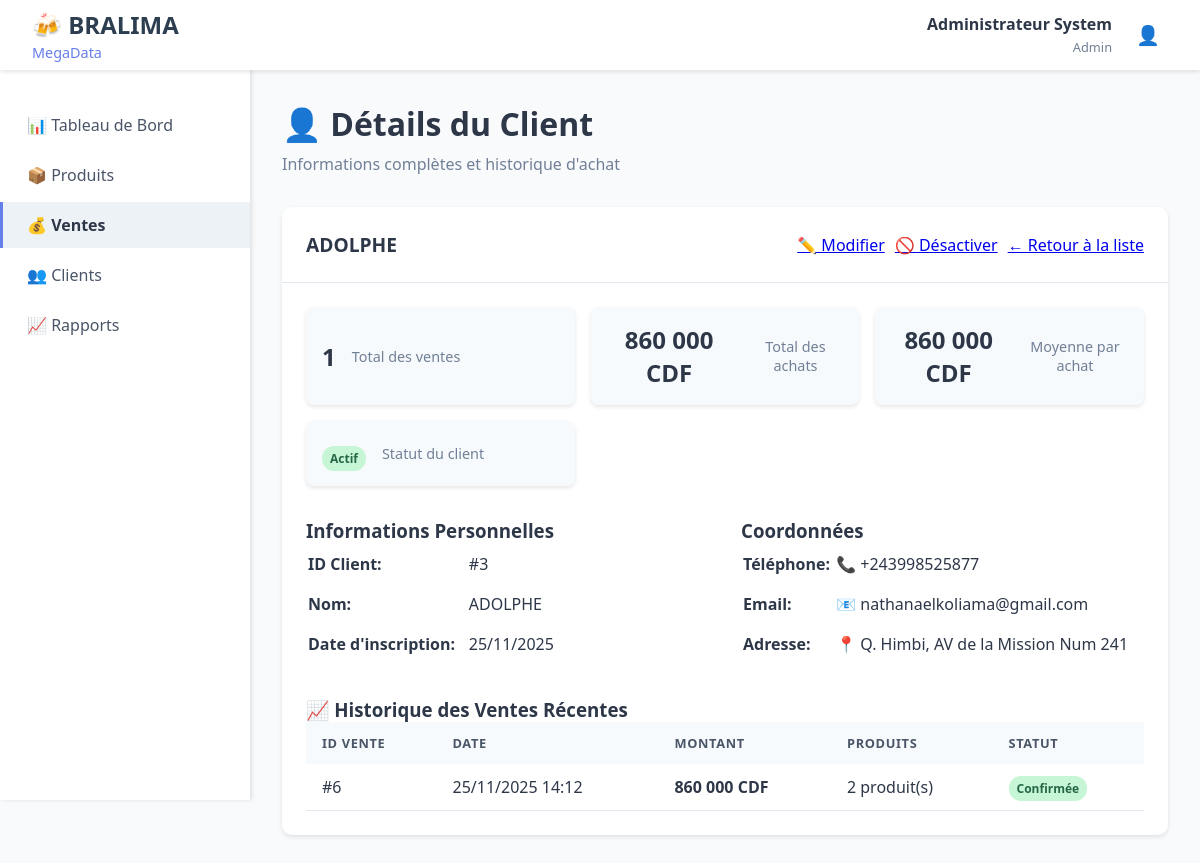
Screenshot of /modules/clients/details.php?id=3 (signed in) with the database file from the repository.
### tables this page shows
CREATE TABLE `clients` (
  `id_client` int(11) NOT NULL,
  `nom_client` varchar(100) NOT NULL,
  `adresse` text DEFAULT NULL,
  `telephone` varchar(20) DEFAULT NULL,
  `email` varchar(100) DEFAULT NULL,
  `date_creation` datetime DEFAULT current_timestamp(),
  `statut` enum('actif','inactif') DEFAULT 'actif'
);

CREATE TABLE `ventes` (
  `id_vente` int(11) NOT NULL,
  `id_client` int(11) DEFAULT NULL,
  `date_vente` datetime DEFAULT current_timestamp(),
  `montant_total` decimal(15,2) DEFAULT 0.00,
  `statut` enum('en_attente','confirmee','annulee') DEFAULT 'confirmee'
);

### modules/clients/details.php (the view, shortened to what this page needs)
<?php
$id_client = $_GET['id'] ?? null;
try {
    $pdo = getDBConnection();
    $stmt = $pdo->prepare("SELECT * FROM clients WHERE id_client = ?");
    $stmt->execute([$id_client]);
    $client = $stmt->fetch();
    $stmt = $pdo->prepare("
        SELECT v.*, COUNT(vd.id_detail) as nb_produits
        FROM ventes v
        LEFT JOIN vente_details vd ON v.id_vente = vd.id_vente
        WHERE v.id_client = ?
        GROUP BY v.id_vente
        ORDER BY v.date_vente DESC
        LIMIT 10
    ");
    $stmt->execute([$id_client]);
    $ventes = $stmt->fetchAll();
    $stmt = $pdo->prepare("
        SELECT
            COUNT(*) as total_ventes,
            SUM(v.montant_total) as total_achats,
            AVG(v.montant_total) as moyenne_achat
        FROM ventes v
        WHERE v.id_client = ? AND v.statut = 'confirmee'
    ");
    $stmt->execute([$id_client]);
    $stats = $stmt->fetch();
} catch (Exception $e) {
    $_SESSION['error'] = "Erreur: " . $e->getMessage();
    header('Location: liste.php');
    exit;
}
?>
<!DOCTYPE html>
<html lang="fr">
<head>
    <link rel="stylesheet" href="../../assets/css/dashboard.css">
</head>
<body>
    <?php include '../../includes/header.php'; ?>
    <div class="container">
        <?php include '../../includes/sidebar.php'; ?>
        <main class="main-content">
            <div class="page-header">
                <h1>👤 Détails du Client</h1>
                <p>Informations complètes et historique d'achat</p>
            </div>
            <div class="content-card">
                <div class="card-header">
                    <h2><?php echo $client['nom_client']; ?></h2>
                    <div style="display: flex; gap: 10px;">
                        <a href="modifier.php?id=<?php echo $id_client; ?>" class="btn btn-warning">✏️ Modifier</a>
                        <?php if ($client['statut'] == 'actif'): ?>
                            <a href="desactiver.php?id=<?php echo $id_client; ?>" class="btn btn-danger">🚫 Désactiver</a>
                        <?php else: ?>
                            <a href="activer.php?id=<?php echo $id_client; ?>" class="btn btn-success">✅ Activer</a>
                        <?php endif; ?>
                        <a href="liste.php" class="btn btn-secondary">← Retour à la liste</a>
                    </div>
                </div>
                <div class="card-content">
                    <div class="stats-grid">
                        <div class="stat-card">
                            <div class="stat-value"><?php echo $stats['total_ventes'] ?? 0; ?></div>
                            <div class="stat-label">Total des ventes</div>
                        </div>
                        <div class="stat-card">
                            <div class="stat-value"><?php echo number_format($stats['total_achats'] ?? 0, 0, ',', ' '); ?> CDF</div>
                            <div class="stat-label">Total des achats</div>
                        </div>
                        <div class="stat-card">
                            <div class="stat-value"><?php echo number_format($stats['moyenne_achat'] ?? 0, 0, ',', ' '); ?> CDF</div>
                            <div class="stat-label">Moyenne par achat</div>
                        </div>
                        <div class="stat-card">
                            <div class="stat-value">
                                <?php if ($client['statut'] == 'actif'): ?>
                                    <span class="badge badge-success">Actif</span>
                                <?php else: ?>
                                    <span class="badge badge-danger">Inactif</span>
                                <?php endif; ?>
                            </div>
                            <div class="stat-label">Statut du client</div>
                        </div>
                    </div>
                    <div class="info-grid">
                        <div>
                            <h3>Informations Personnelles</h3>
                            <table style="width: 100%;">
                                <tr>
                                    <td style="padding: 8px 0; font-weight: bold; width: 40%;">ID Client:</td>
                                    <td style="padding: 8px 0;">#<?php echo $client['id_client']; ?></td>
                                </tr>
                                <tr>
                                    <td style="padding: 8px 0; font-weight: bold;">Nom:</td>
                                    <td style="padding: 8px 0;"><?php echo $client['nom_client']; ?></td>
                                </tr>
                                <tr>
                                    <td style="padding: 8px 0; font-weight: bold;">Date d'inscription:</td>
                                    <td style="padding: 8px 0;"><?php echo date('d/m/Y', strtotime($client['date_creation'])); ?></td>
                                </tr>
                            </table>
                        </div>
                        <div>
                            <h3>Coordonnées</h3>
                            <table style="width: 100%;">
                                <?php if (!empty($client['telephone'])): ?>
                                    <tr>
                                        <td style="padding: 8px 0; font-weight: bold;">Téléphone:</td>
                                        <td style="padding: 8px 0;">📞 <?php echo $client['telephone']; ?></td>
                                    </tr>
                                <?php endif; ?>
                                <?php if (!empty($client['email'])): ?>
                                    <tr>
                                        <td style="padding: 8px 0; font-weight: bold;">Email:</td>
                                        <td style="padding: 8px 0;">📧 <?php echo $client['email']; ?></td>
                                    </tr>
                                <?php endif; ?>
                                <?php if (!empty($client['adresse'])): ?>
                                    <tr>
                                        <td style="padding: 8px 0; font-weight: bold;">Adresse:</td>
                                        <td style="padding: 8px 0;">📍 <?php echo nl2br($client['adresse']); ?></td>
                                    </tr>
                                <?php endif; ?>
                            </table>
                        </div>
                    </div>
                    <h3>📈 Historique des Ventes Récentes</h3>
                    <?php if (count($ventes) > 0): ?>
                        <table class="data-table">
                            <thead>
                                <tr>
                                    <th>ID Vente</th>
                                    <th>Date</th>
                                    <th>Montant</th>
                                    <th>Produits</th>
                                    <th>Statut</th>
                                </tr>
                            </thead>
                            <tbody>
                                <?php foreach ($ventes as $vente):
                                    switch ($vente['statut']) {
                                        case 'confirmee':
                                            $statut_class = 'badge-success';
                                            $statut_text = 'Confirmée';
                                            break;
                                    }
                                ?>
                                    <tr>
                                        <td>#<?php echo $vente['id_vente']; ?></td>
                                        <td><?php echo date('d/m/Y H:i', strtotime($vente['date_vente'])); ?></td>
                                        <td><strong><?php echo number_format($vente['montant_total'], 0, ',', ' '); ?> CDF</strong></td>
                                        <td><?php echo $vente['nb_produits']; ?> produit(s)</td>
                                        <td>
                                            <span class="badge <?php echo $statut_class; ?>">
                                                <?php echo $statut_text; ?>
                                            </span>
                                        </td>
                                    </tr>
                                <?php endforeach; ?>
                            </tbody>
                        </table>
                    <?php else: ?>
                        <div style="text-align: center; padding: 2rem; color: #666;">
                            <p>📝 Aucune vente enregistrée pour ce client</p>
                        </div>
                    <?php endif; ?>
                </div>
            </div>
        </main>
    </div>
</body>
</html>

### assets/css/dashboard.css (style rules this page uses)
* { margin: 0; padding: 0; box-sizing: border-box; }
body { font-family: "Segoe UI", Tahoma, Geneva, Verdana, sans-serif; background-color: #f8fafc; color: #2d3748; }
.container { display: flex; min-height: 100vh; padding-top: 70px; }
.main-content { flex: 1; padding: 2rem; margin-left: 250px; }
.page-header { margin-bottom: 2rem; }
.page-header h1 { font-size: 2rem; color: #2d3748; margin-bottom: 0.5rem; }
.page-header p { color: #718096; }
.stats-grid { display: grid; grid-template-columns: repeat(auto-fit, minmax(250px, 1fr)); gap: 1.5rem; margin-bottom: 2rem; }
.stat-card { background: white; padding: 1.5rem; border-radius: 10px; box-shadow: 0 2px 4px rgba(0, 0, 0, 0.1); display: flex; align-items: center; gap: 1rem; transition: transform 0.3s, box-shadow 0.3s; }
.stat-value { font-size: 1.8rem; font-weight: 700; color: #2d3748; }
.content-card { background: white; border-radius: 10px; box-shadow: 0 2px 4px rgba(0, 0, 0, 0.1); overflow: hidden; }
.card-header { padding: 1.5rem; border-bottom: 1px solid #e2e8f0; display: flex; justify-content: space-between; align-items: center; }
.card-header h2 { font-size: 1.2rem; color: #2d3748; }
.card-content { padding: 1.5rem; }
.data-table { width: 100%; border-collapse: collapse; }
.data-table th { background: #f7fafc; padding: 0.75rem 1rem; text-align: left; font-weight: 600; color: #4a5568; font-size: 0.8rem; text-transform: uppercase; letter-spacing: 0.05em; }
.data-table td { padding: 0.75rem 1rem; border-bottom: 1px solid #e2e8f0; }

### modules/clients/details.php (style rules this page uses)
.badge { padding: 4px 8px; border-radius: 12px; font-size: 0.75rem; font-weight: 600; }
.badge-success { background: #c6f6d5; color: #276749; }
.info-grid { display: grid; grid-template-columns: 1fr 1fr; gap: 2rem; margin-bottom: 2rem; }
.stats-grid { display: grid; grid-template-columns: repeat(auto-fit, minmax(200px, 1fr)); gap: 1rem; margin-bottom: 2rem; }
.stat-card { background: #f7fafc; padding: 1rem; border-radius: 8px; text-align: center; }
.stat-value { font-size: 1.5rem; font-weight: bold; color: #2d3748; }
.stat-label { color: #718096; font-size: 0.9rem; }

### rows the page displays
clients: nom_client "ADOLPHE", id_client "3", date_creation "25/11/2025", telephone "+243998525877", email "nathanaelkoliama@gmail.com", adresse "Q. Himbi, AV de la Mission Num 241"
ventes: id_vente "6", date_vente "25/11/2025 14:12", montant_total "860 000", nb_produits "2", statut "Confirmée"

### other values shown
$_SESSION['nom_complet'] "Administrateur System"
$_SESSION['role'] "Admin"
$stats['total_ventes'] "1"
$stats['total_achats'] "860 000"
$stats['moyenne_achat'] "860 000"
